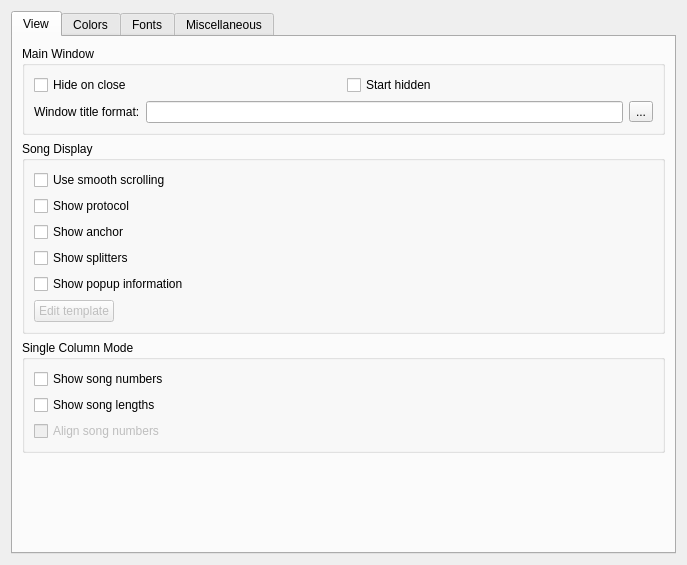
<?xml version="1.0" encoding="UTF-8"?>
<ui version="4.0">
 <class>QSUISettings</class>
 <widget class="QWidget" name="QSUISettings">
  <property name="geometry">
   <rect>
    <x>0</x>
    <y>0</y>
    <width>687</width>
    <height>565</height>
   </rect>
  </property>
  <property name="windowTitle">
   <string notr="true">Form</string>
  </property>
  <layout class="QGridLayout" name="gridLayout_6">
   <item row="0" column="0">
    <widget class="QTabWidget" name="tabWidget">
     <property name="currentIndex">
      <number>0</number>
     </property>
     <widget class="QWidget" name="tab">
      <attribute name="title">
       <string>View</string>
      </attribute>
      <layout class="QVBoxLayout" name="verticalLayout_5">
       <item>
        <widget class="QGroupBox" name="groupBox">
         <property name="title">
          <string>Main Window</string>
         </property>
         <layout class="QGridLayout" name="gridLayout_3">
          <item row="0" column="0">
           <widget class="QCheckBox" name="hideOnCloseCheckBox">
            <property name="text">
             <string>Hide on close</string>
            </property>
           </widget>
          </item>
          <item row="0" column="1">
           <widget class="QCheckBox" name="hiddenCheckBox">
            <property name="text">
             <string>Start hidden</string>
            </property>
           </widget>
          </item>
          <item row="1" column="0" colspan="2">
           <layout class="QHBoxLayout" name="horizontalLayout_2">
            <item>
             <widget class="QLabel" name="label_13">
              <property name="text">
               <string>Window title format:</string>
              </property>
             </widget>
            </item>
            <item>
             <widget class="QLineEdit" name="windowTitleLineEdit"/>
            </item>
            <item>
             <widget class="QToolButton" name="windowTitleButton">
              <property name="text">
               <string>...</string>
              </property>
             </widget>
            </item>
           </layout>
          </item>
         </layout>
        </widget>
       </item>
       <item>
        <widget class="QGroupBox" name="groupBox_2">
         <property name="title">
          <string>Song Display</string>
         </property>
         <layout class="QVBoxLayout" name="verticalLayout_3">
          <item>
           <widget class="QCheckBox" name="smoothScrollingCheckBox">
            <property name="text">
             <string>Use smooth scrolling</string>
            </property>
           </widget>
          </item>
          <item>
           <widget class="QCheckBox" name="protocolCheckBox">
            <property name="text">
             <string>Show protocol</string>
            </property>
           </widget>
          </item>
          <item>
           <widget class="QCheckBox" name="anchorCheckBox">
            <property name="text">
             <string>Show anchor</string>
            </property>
           </widget>
          </item>
          <item>
           <widget class="QCheckBox" name="showSplittersCheckBox">
            <property name="text">
             <string>Show splitters</string>
            </property>
           </widget>
          </item>
          <item>
           <widget class="QCheckBox" name="popupCheckBox">
            <property name="text">
             <string>Show popup information</string>
            </property>
           </widget>
          </item>
          <item>
           <layout class="QHBoxLayout" name="horizontalLayout_3">
            <item>
             <widget class="QPushButton" name="popupTemplateButton">
              <property name="enabled">
               <bool>false</bool>
              </property>
              <property name="text">
               <string>Edit template</string>
              </property>
              <property name="icon">
               <iconset theme="configure">
                <normaloff>.</normaloff>.</iconset>
              </property>
             </widget>
            </item>
            <item>
             <spacer name="horizontalSpacer_2">
              <property name="orientation">
               <enum>Qt::Horizontal</enum>
              </property>
              <property name="sizeHint" stdset="0">
               <size>
                <width>40</width>
                <height>20</height>
               </size>
              </property>
             </spacer>
            </item>
           </layout>
          </item>
         </layout>
        </widget>
       </item>
       <item>
        <widget class="QGroupBox" name="groupBox_6">
         <property name="title">
          <string>Single Column Mode</string>
         </property>
         <layout class="QVBoxLayout" name="verticalLayout">
          <item>
           <widget class="QCheckBox" name="numbersCheckBox">
            <property name="text">
             <string>Show song numbers</string>
            </property>
           </widget>
          </item>
          <item>
           <widget class="QCheckBox" name="lengthsCheckBox">
            <property name="text">
             <string>Show song lengths</string>
            </property>
           </widget>
          </item>
          <item>
           <widget class="QCheckBox" name="alignCheckBox">
            <property name="enabled">
             <bool>false</bool>
            </property>
            <property name="text">
             <string>Align song numbers</string>
            </property>
           </widget>
          </item>
         </layout>
        </widget>
       </item>
       <item>
        <spacer name="verticalSpacer">
         <property name="orientation">
          <enum>Qt::Vertical</enum>
         </property>
         <property name="sizeHint" stdset="0">
          <size>
           <width>20</width>
           <height>40</height>
          </size>
         </property>
        </spacer>
       </item>
      </layout>
     </widget>
     <widget class="QWidget" name="tab_2">
      <attribute name="title">
       <string>Colors</string>
      </attribute>
      <layout class="QVBoxLayout" name="verticalLayout_9">
       <item>
        <widget class="QToolBox" name="colorsToolBox">
         <property name="currentIndex">
          <number>0</number>
         </property>
         <widget class="QWidget" name="lightModePage">
          <property name="geometry">
           <rect>
            <x>0</x>
            <y>0</y>
            <width>647</width>
            <height>393</height>
           </rect>
          </property>
          <attribute name="label">
           <string>Light Mode</string>
          </attribute>
          <layout class="QVBoxLayout" name="verticalLayout_10">
           <item>
            <widget class="QScrollArea" name="lightModeScrollArea">
             <property name="widgetResizable">
              <bool>true</bool>
             </property>
             <widget class="QSUiColorSchemeWidget" name="lightColorSchemeWidget">
              <property name="geometry">
               <rect>
                <x>0</x>
                <y>0</y>
                <width>625</width>
                <height>371</height>
               </rect>
              </property>
             </widget>
            </widget>
           </item>
          </layout>
         </widget>
         <widget class="QWidget" name="darkModePage">
          <property name="geometry">
           <rect>
            <x>0</x>
            <y>0</y>
            <width>104</width>
            <height>104</height>
           </rect>
          </property>
          <attribute name="label">
           <string>Dark Mode</string>
          </attribute>
          <layout class="QVBoxLayout" name="verticalLayout_7">
           <item>
            <widget class="QScrollArea" name="darkModeScrollArea">
             <property name="widgetResizable">
              <bool>true</bool>
             </property>
             <widget class="QSUiColorSchemeWidget" name="darkColorSchemeWidget">
              <property name="geometry">
               <rect>
                <x>0</x>
                <y>0</y>
                <width>96</width>
                <height>26</height>
               </rect>
              </property>
             </widget>
            </widget>
           </item>
          </layout>
         </widget>
        </widget>
       </item>
       <item>
        <layout class="QHBoxLayout" name="horizontalLayout_8">
         <item>
          <widget class="QLabel" name="label_28">
           <property name="text">
            <string>Color mode:</string>
           </property>
          </widget>
         </item>
         <item>
          <widget class="QComboBox" name="colorModeComboBox"/>
         </item>
         <item>
          <spacer name="horizontalSpacer_17">
           <property name="orientation">
            <enum>Qt::Horizontal</enum>
           </property>
           <property name="sizeHint" stdset="0">
            <size>
             <width>40</width>
             <height>20</height>
            </size>
           </property>
          </spacer>
         </item>
         <item>
          <widget class="QPushButton" name="resetColorsButton">
           <property name="text">
            <string>Reset colors</string>
           </property>
          </widget>
         </item>
        </layout>
       </item>
      </layout>
     </widget>
     <widget class="QWidget" name="tab_3">
      <attribute name="title">
       <string>Fonts</string>
      </attribute>
      <layout class="QVBoxLayout" name="verticalLayout_6">
       <item>
        <widget class="QCheckBox" name="systemFontsCheckBox">
         <property name="text">
          <string>Use system fonts</string>
         </property>
         <property name="checked">
          <bool>true</bool>
         </property>
        </widget>
       </item>
       <item>
        <widget class="QWidget" name="widget" native="true">
         <property name="enabled">
          <bool>false</bool>
         </property>
         <layout class="QGridLayout" name="gridLayout">
          <item row="4" column="2">
           <widget class="QToolButton" name="tabsFontButton">
            <property name="text">
             <string notr="true">...</string>
            </property>
           </widget>
          </item>
          <item row="3" column="2">
           <widget class="QToolButton" name="columnFontButton">
            <property name="text">
             <string notr="true">...</string>
            </property>
           </widget>
          </item>
          <item row="4" column="1">
           <widget class="QLabel" name="tabsFontLabel">
            <property name="sizePolicy">
             <sizepolicy hsizetype="Expanding" vsizetype="Preferred">
              <horstretch>0</horstretch>
              <verstretch>0</verstretch>
             </sizepolicy>
            </property>
            <property name="frameShape">
             <enum>QFrame::StyledPanel</enum>
            </property>
            <property name="frameShadow">
             <enum>QFrame::Sunken</enum>
            </property>
            <property name="text">
             <string notr="true">???</string>
            </property>
           </widget>
          </item>
          <item row="0" column="1">
           <widget class="QLabel" name="plFontLabel">
            <property name="sizePolicy">
             <sizepolicy hsizetype="Expanding" vsizetype="Preferred">
              <horstretch>0</horstretch>
              <verstretch>0</verstretch>
             </sizepolicy>
            </property>
            <property name="frameShape">
             <enum>QFrame::StyledPanel</enum>
            </property>
            <property name="frameShadow">
             <enum>QFrame::Sunken</enum>
            </property>
            <property name="text">
             <string notr="true">???</string>
            </property>
           </widget>
          </item>
          <item row="0" column="0">
           <widget class="QLabel" name="label_2">
            <property name="sizePolicy">
             <sizepolicy hsizetype="Preferred" vsizetype="Preferred">
              <horstretch>0</horstretch>
              <verstretch>0</verstretch>
             </sizepolicy>
            </property>
            <property name="text">
             <string>Playlist:</string>
            </property>
            <property name="alignment">
             <set>Qt::AlignLeading|Qt::AlignLeft|Qt::AlignVCenter</set>
            </property>
           </widget>
          </item>
          <item row="3" column="0">
           <widget class="QLabel" name="label_16">
            <property name="sizePolicy">
             <sizepolicy hsizetype="Preferred" vsizetype="Preferred">
              <horstretch>0</horstretch>
              <verstretch>0</verstretch>
             </sizepolicy>
            </property>
            <property name="text">
             <string>Column headers:</string>
            </property>
            <property name="alignment">
             <set>Qt::AlignLeading|Qt::AlignLeft|Qt::AlignVCenter</set>
            </property>
           </widget>
          </item>
          <item row="3" column="1">
           <widget class="QLabel" name="columnFontLabel">
            <property name="sizePolicy">
             <sizepolicy hsizetype="Expanding" vsizetype="Preferred">
              <horstretch>0</horstretch>
              <verstretch>0</verstretch>
             </sizepolicy>
            </property>
            <property name="frameShape">
             <enum>QFrame::StyledPanel</enum>
            </property>
            <property name="frameShadow">
             <enum>QFrame::Sunken</enum>
            </property>
            <property name="text">
             <string notr="true">???</string>
            </property>
           </widget>
          </item>
          <item row="0" column="2">
           <widget class="QToolButton" name="plFontButton">
            <property name="text">
             <string notr="true">...</string>
            </property>
           </widget>
          </item>
          <item row="5" column="0" colspan="3">
           <layout class="QHBoxLayout" name="horizontalLayout_4">
            <item>
             <spacer name="horizontalSpacer_7">
              <property name="orientation">
               <enum>Qt::Horizontal</enum>
              </property>
              <property name="sizeHint" stdset="0">
               <size>
                <width>108</width>
                <height>20</height>
               </size>
              </property>
             </spacer>
            </item>
            <item>
             <widget class="QPushButton" name="resetFontsButton">
              <property name="text">
               <string>Reset fonts</string>
              </property>
             </widget>
            </item>
           </layout>
          </item>
          <item row="4" column="0">
           <widget class="QLabel" name="label_17">
            <property name="sizePolicy">
             <sizepolicy hsizetype="Preferred" vsizetype="Preferred">
              <horstretch>0</horstretch>
              <verstretch>0</verstretch>
             </sizepolicy>
            </property>
            <property name="text">
             <string>Tab names:</string>
            </property>
            <property name="alignment">
             <set>Qt::AlignLeading|Qt::AlignLeft|Qt::AlignVCenter</set>
            </property>
           </widget>
          </item>
          <item row="1" column="0">
           <widget class="QLabel" name="label_26">
            <property name="text">
             <string>Groups:</string>
            </property>
           </widget>
          </item>
          <item row="2" column="0">
           <widget class="QLabel" name="label_27">
            <property name="text">
             <string>Extra group row:</string>
            </property>
           </widget>
          </item>
          <item row="1" column="1">
           <widget class="QLabel" name="groupFontLabel">
            <property name="frameShape">
             <enum>QFrame::StyledPanel</enum>
            </property>
            <property name="frameShadow">
             <enum>QFrame::Sunken</enum>
            </property>
            <property name="text">
             <string notr="true">???</string>
            </property>
           </widget>
          </item>
          <item row="2" column="1">
           <widget class="QLabel" name="extraRowFontLabel">
            <property name="frameShape">
             <enum>QFrame::StyledPanel</enum>
            </property>
            <property name="frameShadow">
             <enum>QFrame::Sunken</enum>
            </property>
            <property name="text">
             <string notr="true">???</string>
            </property>
           </widget>
          </item>
          <item row="1" column="2">
           <widget class="QToolButton" name="groupFontButton">
            <property name="text">
             <string notr="true">...</string>
            </property>
           </widget>
          </item>
          <item row="2" column="2">
           <widget class="QToolButton" name="extraRowFontButton">
            <property name="text">
             <string notr="true">...</string>
            </property>
           </widget>
          </item>
         </layout>
        </widget>
       </item>
       <item>
        <spacer name="verticalSpacer_3">
         <property name="orientation">
          <enum>Qt::Vertical</enum>
         </property>
         <property name="sizeHint" stdset="0">
          <size>
           <width>308</width>
           <height>382</height>
          </size>
         </property>
        </spacer>
       </item>
      </layout>
     </widget>
     <widget class="QWidget" name="tab_4">
      <attribute name="title">
       <string>Miscellaneous</string>
      </attribute>
      <layout class="QVBoxLayout" name="verticalLayout_2">
       <item>
        <widget class="QGroupBox" name="groupBox_5">
         <property name="title">
          <string>Tabs</string>
         </property>
         <layout class="QFormLayout" name="formLayout_2">
          <item row="0" column="0" colspan="2">
           <widget class="QCheckBox" name="tabsClosableCheckBox">
            <property name="text">
             <string>Show close buttons</string>
            </property>
           </widget>
          </item>
          <item row="1" column="0" colspan="2">
           <widget class="QCheckBox" name="showTabListMenuCheckBox">
            <property name="text">
             <string>Show tab list menu</string>
            </property>
           </widget>
          </item>
          <item row="2" column="0" colspan="2">
           <widget class="QCheckBox" name="showNewPLCheckBox">
            <property name="text">
             <string>Show 'New Playlist' button</string>
            </property>
           </widget>
          </item>
          <item row="3" column="0">
           <widget class="QLabel" name="label_25">
            <property name="text">
             <string>Tab position:</string>
            </property>
           </widget>
          </item>
          <item row="3" column="1">
           <layout class="QHBoxLayout" name="horizontalLayout_7">
            <item>
             <widget class="QComboBox" name="tabPositionComboBox">
              <property name="sizePolicy">
               <sizepolicy hsizetype="Preferred" vsizetype="Fixed">
                <horstretch>0</horstretch>
                <verstretch>0</verstretch>
               </sizepolicy>
              </property>
             </widget>
            </item>
            <item>
             <spacer name="horizontalSpacer_14">
              <property name="orientation">
               <enum>Qt::Horizontal</enum>
              </property>
              <property name="sizeHint" stdset="0">
               <size>
                <width>40</width>
                <height>20</height>
               </size>
              </property>
             </spacer>
            </item>
           </layout>
          </item>
         </layout>
        </widget>
       </item>
       <item>
        <widget class="QGroupBox" name="groupBox_7">
         <property name="title">
          <string>Toolbars</string>
         </property>
         <layout class="QHBoxLayout" name="horizontalLayout_5">
          <item>
           <layout class="QFormLayout" name="formLayout">
            <item row="0" column="0">
             <widget class="QLabel" name="label_18">
              <property name="text">
               <string>Icon size:</string>
              </property>
             </widget>
            </item>
            <item row="0" column="1">
             <widget class="QComboBox" name="toolBarIconSizeComboBox"/>
            </item>
           </layout>
          </item>
          <item>
           <spacer name="horizontalSpacer_8">
            <property name="orientation">
             <enum>Qt::Horizontal</enum>
            </property>
            <property name="sizeHint" stdset="0">
             <size>
              <width>125</width>
              <height>20</height>
             </size>
            </property>
           </spacer>
          </item>
          <item>
           <widget class="QPushButton" name="customizeToolBarButton">
            <property name="text">
             <string>Customize...</string>
            </property>
            <property name="icon">
             <iconset theme="configure">
              <normaloff>.</normaloff>.</iconset>
            </property>
           </widget>
          </item>
         </layout>
        </widget>
       </item>
       <item>
        <spacer name="verticalSpacer_2">
         <property name="orientation">
          <enum>Qt::Vertical</enum>
         </property>
         <property name="sizeHint" stdset="0">
          <size>
           <width>20</width>
           <height>267</height>
          </size>
         </property>
        </spacer>
       </item>
      </layout>
     </widget>
    </widget>
   </item>
  </layout>
 </widget>
 <customwidgets>
  <customwidget>
   <class>QSUiColorSchemeWidget</class>
   <extends>QWidget</extends>
   <header>qsuicolorschemewidget.h</header>
   <container>1</container>
  </customwidget>
 </customwidgets>
 <resources/>
 <connections>
  <connection>
   <sender>numbersCheckBox</sender>
   <signal>toggled(bool)</signal>
   <receiver>alignCheckBox</receiver>
   <slot>setEnabled(bool)</slot>
   <hints>
    <hint type="sourcelabel">
     <x>180</x>
     <y>377</y>
    </hint>
    <hint type="destinationlabel">
     <x>210</x>
     <y>435</y>
    </hint>
   </hints>
  </connection>
  <connection>
   <sender>popupCheckBox</sender>
   <signal>toggled(bool)</signal>
   <receiver>popupTemplateButton</receiver>
   <slot>setEnabled(bool)</slot>
   <hints>
    <hint type="sourcelabel">
     <x>178</x>
     <y>280</y>
    </hint>
    <hint type="destinationlabel">
     <x>147</x>
     <y>313</y>
    </hint>
   </hints>
  </connection>
  <connection>
   <sender>systemFontsCheckBox</sender>
   <signal>toggled(bool)</signal>
   <receiver>widget</receiver>
   <slot>setDisabled(bool)</slot>
   <hints>
    <hint type="sourcelabel">
     <x>99</x>
     <y>74</y>
    </hint>
    <hint type="destinationlabel">
     <x>111</x>
     <y>140</y>
    </hint>
   </hints>
  </connection>
 </connections>
</ui>
